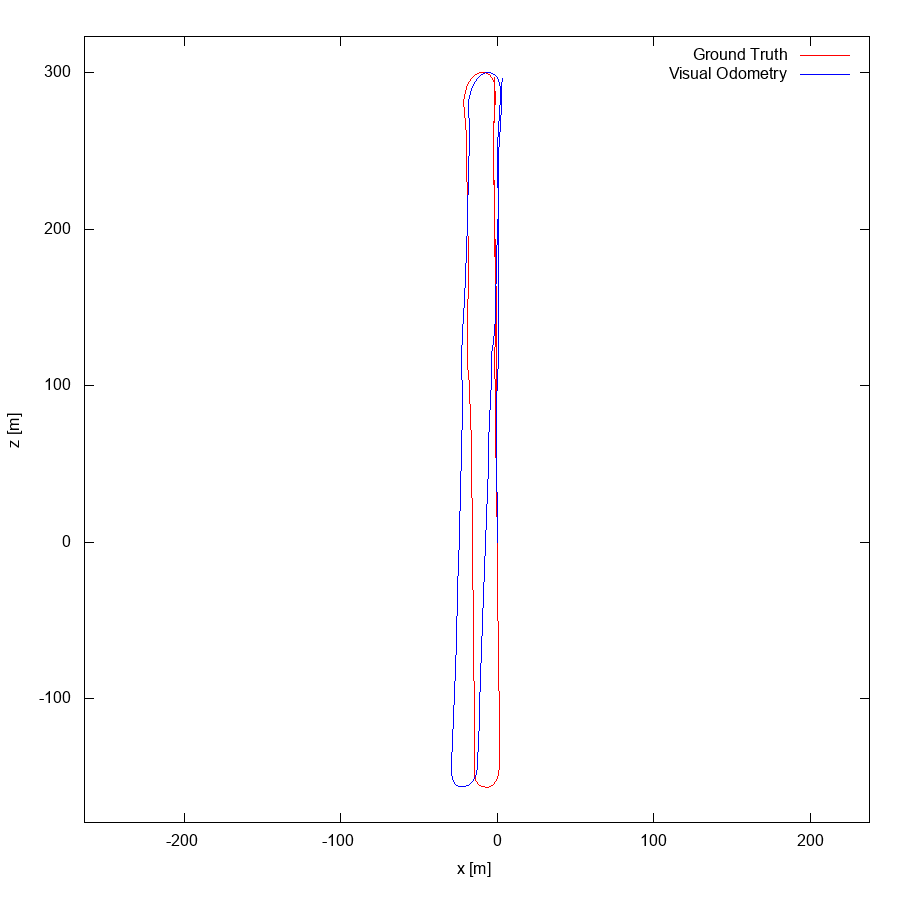

Recreate this plot in gnuplot.
set term postscript eps enhanced color
set output "00.eps"
set size ratio -1
set xrange [-264:238]
set yrange [-179:323]
set xlabel "x [m]"
set ylabel "z [m]"
plot "00.txt" using 1:2 lc rgb "#FF0000" title 'Ground Truth' w lines,"00.txt" using 3:4 lc rgb "#0000FF" title 'Visual Odometry' w lines,"< head -1 00.txt" using 1:2 lc rgb "#000000" pt 4 ps 1 lw 2 title 'Sequence Start' w points
